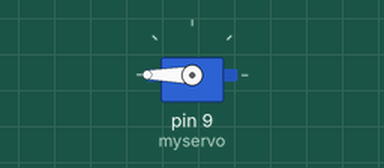
Simulated run of this sketch. Board: Arduino Uno, built with avr-gcc and run on an emulated ATmega328P. Shown: servo.

Above: at 0.05 s.
At 1.5 s:
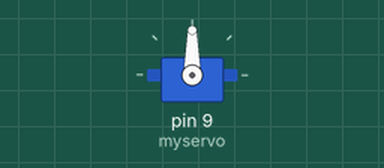
At 3.0 s:
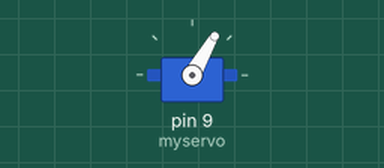
Timing chart, 0 to 6.9 s (numbered marks = the images above):
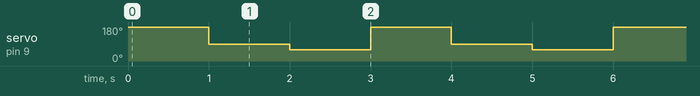

The sketch:

servo_exp.ino
```cpp
#include <Servo.h>

Servo myservo;

void setup() {
  // put your setup code here, to run once:

  myservo.attach(9);

}

void loop() {
  // put your main code here, to run repeatedly:
 myservo.write(180);
 delay(1000);
 myservo.write(90);
 delay(1000);
 myservo.write(60);
 delay(1000);
}
```

Measured:
- by itself, servo on pin 9 (myservo): repeats every 3.0 s: 60° 1.0 s, 180° 1.0 s, 90° 1.0 s
